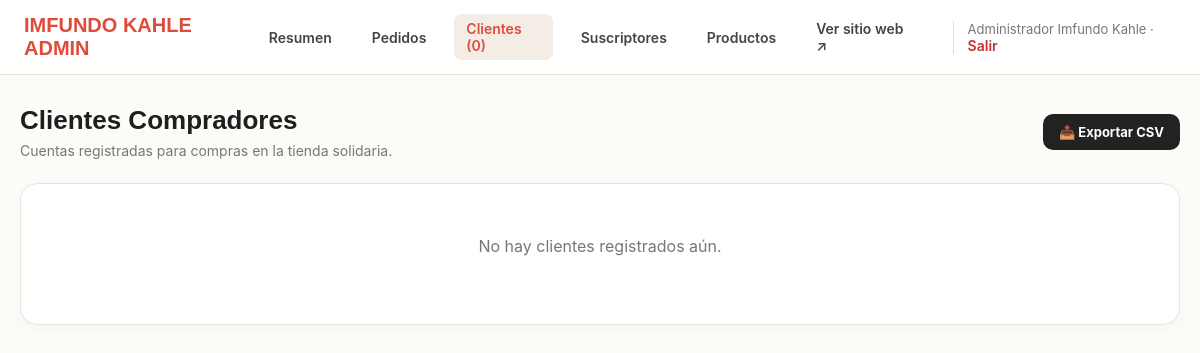
The app's page /admin/customers.php (signed in), older data.
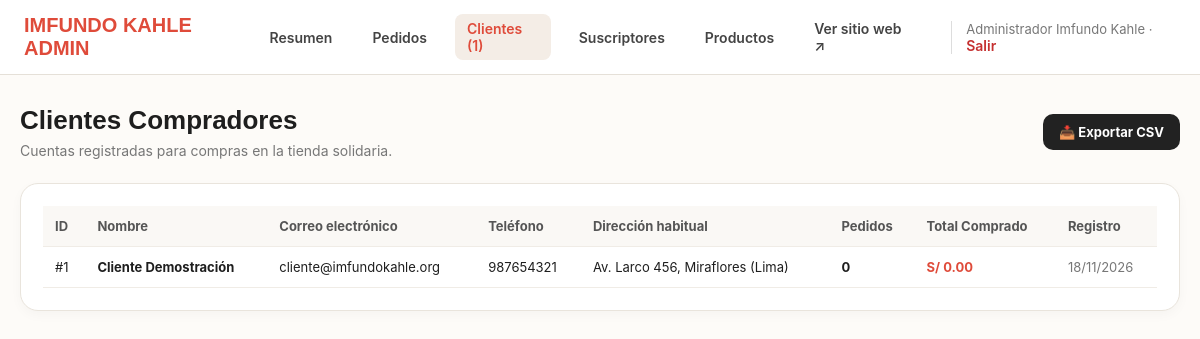
The same page, newer data.
### tables this page shows
CREATE TABLE `customers` (
  `id` INT(11) NOT NULL AUTO_INCREMENT,
  `name` VARCHAR(150) NOT NULL,
  `email` VARCHAR(150) NOT NULL UNIQUE,
  `password_hash` VARCHAR(255) NOT NULL,
  `phone` VARCHAR(50) DEFAULT NULL,
  `address` TEXT DEFAULT NULL,
  `city` VARCHAR(100) DEFAULT 'Lima',
  `status` ENUM('active', 'inactive') DEFAULT 'active',
  `created_at` DATETIME DEFAULT CURRENT_TIMESTAMP,
  `updated_at` DATETIME DEFAULT CURRENT_TIMESTAMP ON UPDATE CURRENT_TIMESTAMP,
  PRIMARY KEY (`id`),
  KEY `idx_customers_email` (`email`)
);

### admin/customers.php (the view, shortened to what this page needs)
<?php
$db = get_db();
$customers = [];
$totalCustomers = 0;
if ($db) {
    try {
        $stmt = $db->query("
            SELECT c.*,
                   COUNT(o.id) AS total_orders,
                   COALESCE(SUM(o.total), 0) AS total_spent
            FROM customers c
            LEFT JOIN orders o ON o.customer_id = c.id
            GROUP BY c.id
            ORDER BY c.created_at DESC
        ");
        $customers = $stmt->fetchAll();
        $totalCustomers = count($customers);
    } catch (Exception $e) {
        error_log($e->getMessage());
    }
}
?>
<!DOCTYPE html>
<html lang="es">
<head>
    <link rel="stylesheet" href="/css/style.css">
</head>
<body>
    <nav class="admin-nav">
        <a class="admin-brand" href="/admin/">IMFUNDO KAHLE <span>ADMIN</span></a>
        <div class="admin-menu">
            <a href="/admin/">Resumen</a>
            <a href="/admin/orders.php">Pedidos</a>
            <a href="/admin/customers.php" class="active">Clientes (<?php echo $totalCustomers; ?>)</a>
            <a href="/admin/subscribers.php">Suscriptores</a>
            <a href="/admin/products.php">Productos</a>
            <a href="/" target="_blank">Ver sitio web ↗</a>
            <span class="admin-user"><?php echo htmlspecialchars($_SESSION['admin_user_name'] ?? 'Admin'); ?> · <a href="/admin/logout.php" style="color:#c53030;padding:0;">Salir</a></span>
        </div>
    </nav>
    <div class="admin-container">
        <div class="admin-header-row">
            <div>
                <h1 style="margin:0 0 6px;font-family:var(--display);font-size:26px;">Clientes Compradores</h1>
                <p style="margin:0;color:#777;font-size:14px;">Cuentas registradas para compras en la tienda solidaria.</p>
            </div>
            <a href="/admin/customers.php?export=csv" class="btn-export">📥 Exportar CSV</a>
        </div>
        <div class="panel-box">
            <?php if (empty($customers)): ?>
                <p style="color:#777;text-align:center;padding:30px;">No hay clientes registrados aún.</p>
            <?php else: ?>
                <table class="admin-table">
                    <thead>
                        <tr>
                            <th>ID</th>
                            <th>Nombre</th>
                            <th>Correo electrónico</th>
                            <th>Teléfono</th>
                            <th>Dirección habitual</th>
                            <th>Pedidos</th>
                            <th>Total Comprado</th>
                            <th>Registro</th>
                        </tr>
                    </thead>
                    <tbody>
                        <?php foreach ($customers as $c): ?>
                            <tr>
                                <td>#<?php echo $c['id']; ?></td>
                                <td><strong><?php echo htmlspecialchars($c['name']); ?></strong></td>
                                <td><?php echo htmlspecialchars($c['email']); ?></td>
                                <td><?php echo htmlspecialchars($c['phone'] ?: '-'); ?></td>
                                <td><?php echo htmlspecialchars($c['address'] . ' (' . ($c['city'] ?: 'Lima') . ')'); ?></td>
                                <td><span style="font-weight:700;"><?php echo (int)($c['total_orders'] ?? 0); ?></span></td>
                                <td><strong style="color:var(--coral);">S/ <?php echo number_format($c['total_spent'] ?? 0, 2); ?></strong></td>
                                <td style="color:#777;"><?php echo date('d/m/Y', strtotime($c['created_at'])); ?></td>
                            </tr>
                        <?php endforeach; ?>
                    </tbody>
                </table>
            <?php endif; ?>
        </div>
    </div>
</body>
</html>

### css/style.css (style rules this page uses)
:root { color-scheme: light; --coral: #df4b3a; --coral-dark: #c83e30; --ink: #171717; --muted: #60636a; --blush: #fbefed; --paper: #fff; --display: "Outfit", sans-serif; --body: "DM Sans", sans-serif; }
* { box-sizing: border-box; }
html { scroll-behavior: smooth; scroll-padding-top: 82px; }
body { margin: 0; color: var(--ink); background: var(--paper); font-family: var(--body); -webkit-font-smoothing: antialiased; }
a { color: inherit; text-decoration: none; }
h1, h2, h3, p { margin-top: 0; }

### admin/customers.php (style rules this page uses)
body { background: #fdfbf8; color: #1e1e1e; font-family: -apple-system, BlinkMacSystemFont, "Segoe UI", Roboto, Arial, sans-serif; }
.admin-nav { background: white; border-bottom: 1px solid #e5e0d8; padding: 14px 24px; display: flex; justify-content: space-between; align-items: center; }
.admin-brand { font-family: var(--display); font-size: 20px; font-weight: 800; color: var(--coral); text-decoration: none; }
.admin-menu { display: flex; gap: 16px; align-items: center; }
.admin-menu a { color: #444; text-decoration: none; font-size: 14px; font-weight: 600; padding: 6px 12px; border-radius: 8px; }
.admin-menu a:hover, .admin-menu a.active { background: #f4ede6; color: var(--coral); }
.admin-user { font-size: 13px; color: #777; margin-left: 12px; border-left: 1px solid #ddd; padding-left: 14px; }
.admin-container { max-width: 1240px; margin: 30px auto; padding: 0 20px; }
.admin-header-row { display: flex; justify-content: space-between; align-items: center; margin-bottom: 24px; }
.btn-export { background: #222; color: white; padding: 10px 16px; border-radius: 10px; text-decoration: none; font-size: 13px; font-weight: 700; }
.panel-box { background: white; border-radius: 18px; border: 1px solid #e9e4dc; padding: 22px; box-shadow: 0 4px 12px rgba(0,0,0,0.03); }
.admin-table { width: 100%; border-collapse: collapse; font-size: 13px; }
.admin-table th, .admin-table td { padding: 12px; text-align: left; border-bottom: 1px solid #f0ece6; }
.admin-table th { background: #faf8f5; font-weight: 700; color: #555; }

Row changes from the older to the newer data that the page shows:
added customers: id "1", name "Cliente Demostración", email "cliente@imfundokahle.org", phone "987654321", address+city "Av. Larco 456, Miraflores (Lima)", total_orders "0", total_spent "0.00", created_at "18/11/2026"
Text that changed along with them:
$totalCustomers: "0" → "1"
text no longer shown: "No hay clientes registrados aún."
text now shown: "ID Nombre Correo electrónico Teléfono Dirección habitual Pedidos Total Comprado Registro"
